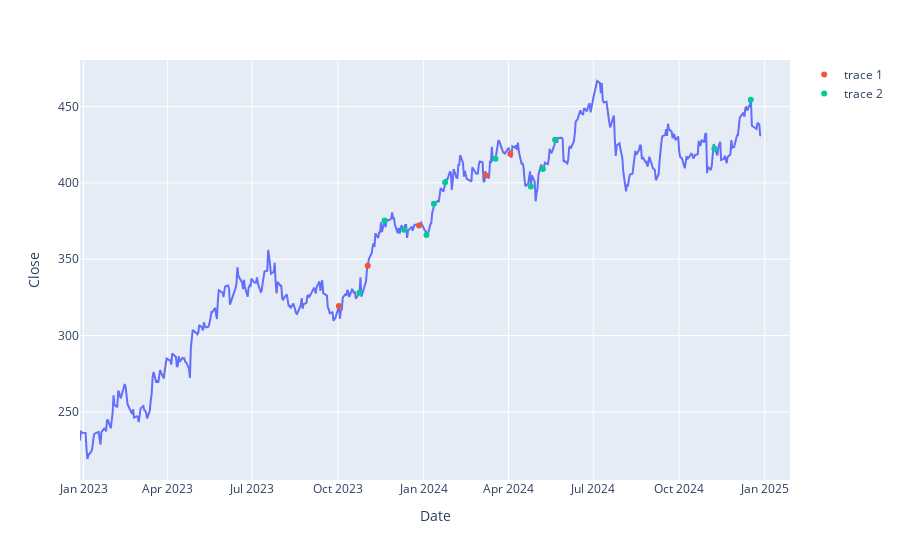

Here is the notebook cell this chart was saved with:
### Code cell
fig = px.line(df_ticker, x="Date", y="Close")
fig.add_trace(go.Scatter(mode="markers", x=signals[signals["value"] < 0.0]["ts"], y=signals[signals["value"] < 0.0]["Close"], fillcolor="red"))
fig.add_trace(go.Scatter(mode="markers", x=signals[signals["value"] > 0.0]["ts"], y=signals[signals["value"] > 0.0]["Close"], fillcolor="green"))
fig.show()

### Figure 1 — Plotly figure (JSON) as saved in the notebook; plotly's stock layout.template omitted (floating-point values rounded to 4 significant figures; data arrays with more than 128 entries replaced by an {"elided": "..."} marker saying what was removed)
{"data": [{"hovertemplate": "Date=%{x}<br>Close=%{y}<extra></extra>", "legendgroup": "", "line": {"color": "#636efa", "dash": "solid"}, "marker": {"symbol": "circle"}, "mode": "lines", "name": "", "orientation": "v", "showlegend": false, "type": "scatter", "x": {"elided": "503 str values"}, "xaxis": "x", "y": {"elided": "503 float values"}, "yaxis": "y"}, {"fillcolor": "red", "mode": "markers", "type": "scatter", "x": ["2023-10-02T00:00:00", "2023-11-02T00:00:00", "2023-12-27T00:00:00", "2024-03-08T00:00:00", "2024-04-03T00:00:00"], "y": [319.4, 345.7, 372.0, 404.8, 418.9]}, {"fillcolor": "green", "mode": "markers", "type": "scatter", "x": ["2023-10-24T00:00:00", "2023-11-20T00:00:00", "2023-12-11T00:00:00", "2024-01-04T00:00:00", "2024-01-12T00:00:00", "2024-01-24T00:00:00", "2024-03-18T00:00:00", "2024-04-25T00:00:00", "2024-05-08T00:00:00", "2024-05-21T00:00:00", "2024-11-08T00:00:00", "2024-12-17T00:00:00"], "y": [328.1, 375.4, 369.3, 365.9, 386.4, 400.4, 415.8, 397.6, 409.1, 428.3, 422.5, 454.5]}], "layout": {"legend": {"tracegroupgap": 0}, "margin": {"t": 60}, "xaxis": {"anchor": "y", "domain": [0, 1], "title": {"text": "Date"}}, "yaxis": {"anchor": "x", "domain": [0, 1], "title": {"text": "Close"}}}}
